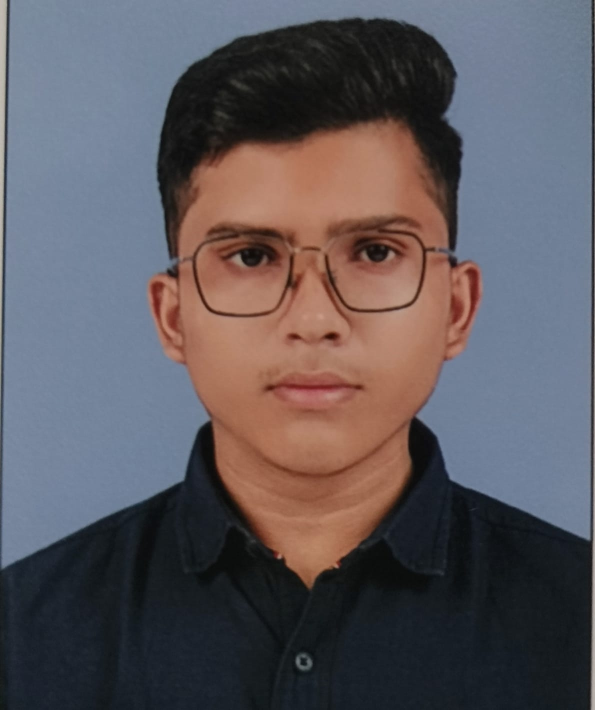
#> input picture assets/source_photo.jpg.jpeg, 1190 x 1420 px, found by its file name (shown at 1/2 size)
$ python generate_banner_v2.py
#> lines starting #> are read from the running program, lines starting #| are printed output that depends on the picture; after the words box and inside, x2 and y2 are one past the last pixel; in counts of white or black regions, pixels touching at a corner belong together
import os
import sys
import numpy as np
from PIL import Image, ImageOps, ImageFilter
from scipy.optimize import linear_sum_assignment
import xml.etree.ElementTree as ET

def preprocess_image(input_path, output_size=(300, 340)):
    """Preprocesses the image for dithering."""
#> called with input_path = 'assets/source_photo.jpg.jpeg', output_size = (300, 340)
    # This is a placeholder for actual preprocessing
    # The actual implementation would include rembg for background removal
    print(f"Preprocessing {input_path}...")
    try:
        img = Image.open(input_path).convert('L')
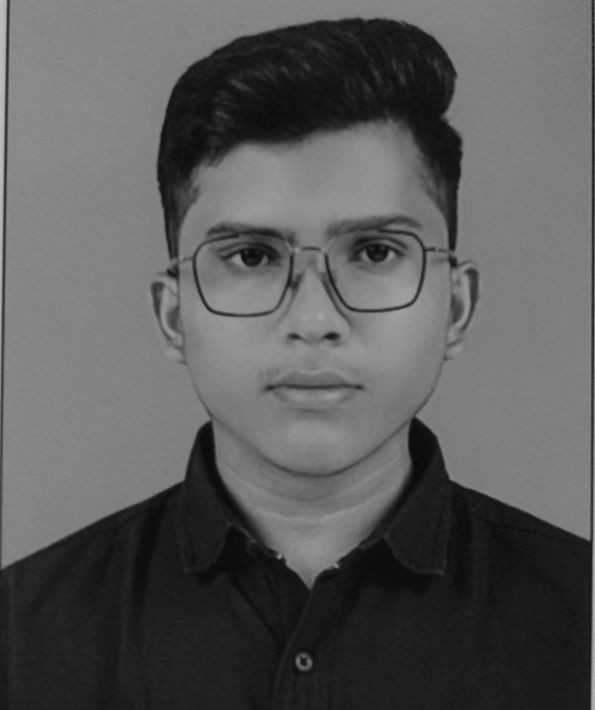
#> img: PIL image 1190x1420 L (shown at 1/2 size); min 9, max 189, mean 90.1
    except Exception as e:
        print(f"Error opening image: {e}")
        # Create a dummy image for testing if file doesn't exist
        img = Image.new('L', output_size, color=255)

    # Simple resize for now
    img = img.resize(output_size, Image.Resampling.LANCZOS)
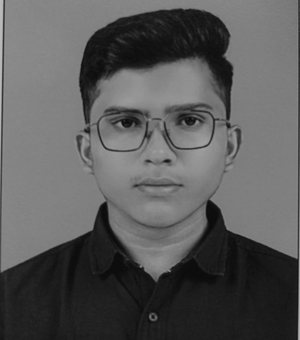
#> img: PIL image 300x340 L; min 11, max 188, mean 90.1
    return img

def dither_image(img):
    """Applies Floyd-Steinberg dithering."""
    print("Applying dithering...")
    # Placeholder for actual dithering logic
    return np.array(img) > 128
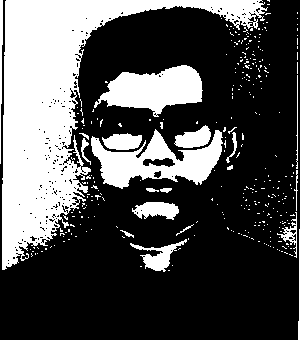
#> returned value: shape (340, 300) bool; 31.4% white; 316 white regions (296 under 20 px), largest, box (x1, y1, x2, y2) and area: (2, 0, 268, 270) 20620, (91, 129, 223, 189) 3779, (94, 65, 203, 117) 3317

def generate_svg(dithered_img, user_details):
    """Generates the SVG banner."""
    print("Generating SVG...")
    # Placeholder for SVG generation
    return "<svg></svg>"

def main():
    user_details = {
        'name': 'Naman Vijay Upadhyay',
        'username': 'Naman0911',
        'role': 'AI/ML & Backend Developer',
        'location': 'Pune, Maharashtra, India',
        'status': 'Building AI Solutions • Learning • Shipping',
        'toolchain': 'VS Code • Git • GitHub • Docker • Postman',
        'languages': 'Python • C • C++ • SQL',
        'frontend': 'HTML • CSS • Streamlit • React',
        'backend': 'FastAPI • REST APIs • JWT Authentication • Async Programming',
        'database': 'MySQL • PostgreSQL • Redis',
        'infra': 'Docker • GitHub Actions • CI/CD • Azure • AWS EC2 • Elastic Beanstalk',
    }

    source_photo = "assets/source_photo.jpg.jpeg"

    # 1. Preprocess
    img = preprocess_image(source_photo)

    # 2. Dither
    dithered = dither_image(img)

    # 3. Generate SVG
    svg_content = generate_svg(dithered, user_details)
#> svg_content = '<svg></svg>'

    # Save output
    os.makedirs("output", exist_ok=True)
    with open("output/dark.svg", "w") as f:
        f.write(svg_content)
    with open("output/light.svg", "w") as f:
        f.write(svg_content)

if __name__ == "__main__":
    main()
